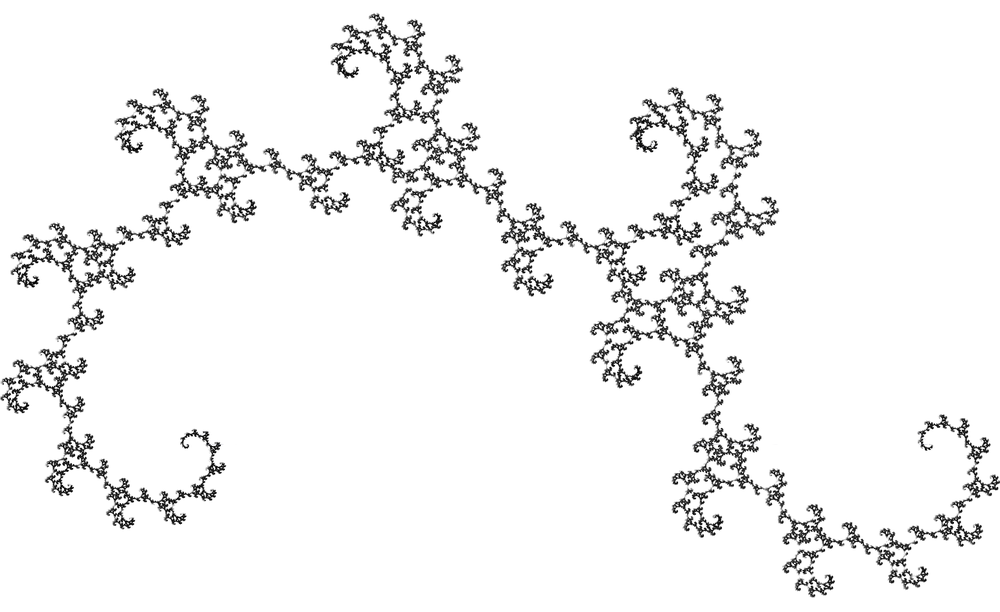
#> input picture media/dragon.png, 1000 x 612 px, shrunk from 1543 x 944 before the run
$ jupyter execute mink_dim_dragon.ipynb
#> lines starting #> are read from the running program, lines starting #| are printed output that depends on the picture
[cell 1]
# Пакеты
import numpy as np
import matplotlib.pyplot as plt
from PIL import Image, ImageEnhance

[cell 2]
# Импорт изображения фрактала
img = Image.open("media/dragon.png")
#> img is the input picture: PIL image 1000x612 RGBA; mean R, G, B, A 242.8, 242.8, 242.8, 255

[cell 3]
# Изменение контраста
enhancer = ImageEnhance.Contrast(img)
img_high_contrast = enhancer.enhance(5)
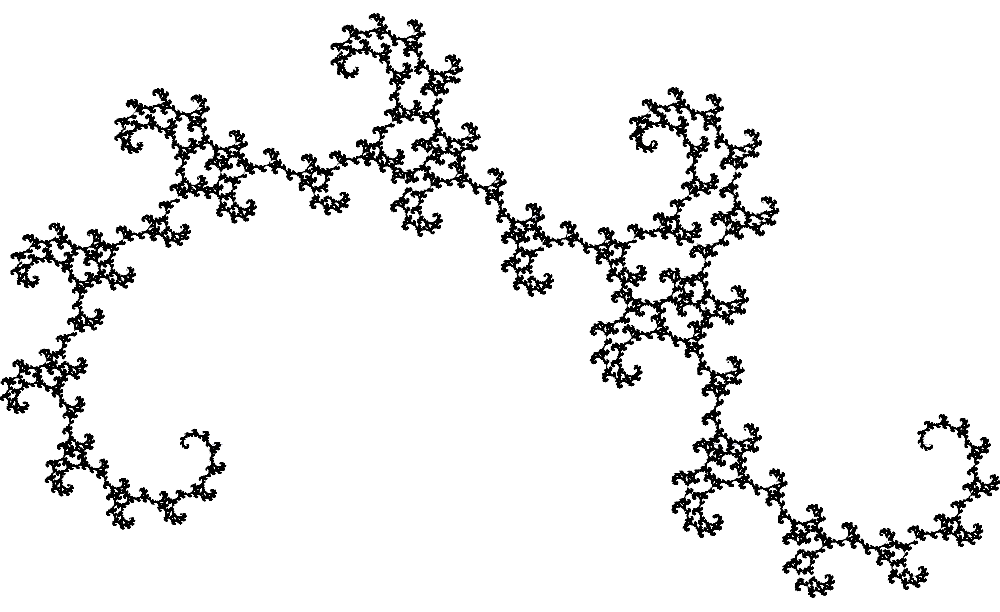
#> img_high_contrast: PIL image 1000x612 RGBA; mean R, G, B, A 235.2, 235.2, 235.2, 255
img_high_contrast

[cell 4]
# Берем массив из изображения
img_array = np.asarray(img_high_contrast)

[cell 5]
# Размеры изображения в пикселях
img_array.shape
#> Out = (612, 1000, 4)

[cell 6]
fig,axs = plt.subplots(1,figsize=(15,5))

# Наложение изображения
axs.imshow(img_array, cmap='gray')

# Настройка шага сетки
varepsilon = 100

x_ticks = np.arange(0, img_array.shape[1], varepsilon)
y_ticks = np.arange(0, img_array.shape[0], varepsilon)
#> y_ticks = [0, 100, 200, 300, 400, 500, 600]

axs.set_xticks(x_ticks)
axs.set_yticks(y_ticks)

axs.grid(color='black', linestyle='-', linewidth=1)

plt.show()


# Пример крупной сетки
fig1,axs = plt.subplots(1,figsize=(15,5))
axs.imshow(img_array, cmap='gray')
varepsilon = 500

x_ticks = np.arange(0, img_array.shape[1], varepsilon)
#> x_ticks = [0, 500]
y_ticks = np.arange(0, img_array.shape[0], varepsilon)
#> y_ticks = [0, 500]

axs.set_xticks(x_ticks)
axs.set_yticks(y_ticks)

axs.grid(color='black', linestyle='-', linewidth=1)

plt.show()

[cell 7]
# Подсчет толщины линии
black_height = 10**9
current_height = 0

for x_coordinate in range(0, img_array.shape[1], 10):  # Итерируем по каждому столбцу
    column = img_array[:, x_coordinate]

    # Порог для темноты пикселей
    threshold = 50

    # Индексы строк, где есть черные пиксели
    black_pixel_indices = np.where(column < threshold)[0]
    black_pixel_indices = np.unique(black_pixel_indices)

    # Переменная для подсчета максимальной высоты подряд идущих черных пикселей
    for i in range(1, len(black_pixel_indices)):
        if black_pixel_indices[i] == black_pixel_indices[i-1] + 1:  # Если подряд
            current_height += 1

    current_height += 1
    black_height = min(black_height, current_height)
    current_height = 1
#> this loop made 100 passes
#> black_pixel_indices on passes 1, 27, 28, 29, 30, 33, 49, 57, 59, 60: [397, 398, 399], [165, 166, 167, 168, 169], [149, 150, 153, 154, 155, 156, 157, 164, 165, 166], [159, 160, 161, 162, 163, 164, 165, 166, 167], [169, 170, 171, 172, 173, 174, 175, 177, 178, 179, 180], [169, 170, 171, 172, 173, 186, 187, 188, 190, 191, 202, 203], [137, 185, 186, 187], [225, 226, 227, 239, 240, 241, 242, 243, 244, 245], [238, 239, 240, 241, 242], [244, 245, 246, 247, 331, 332, 359, 360]


if black_height == 10**9:
    black_height = 1

black_height
#> Out = 3

[cell 8]
varepsilon = 80
cell_count = 0
threshold = black_height

for i in range(0, img_array.shape[0], varepsilon):
    for j in range(0, img_array.shape[1], varepsilon):
        # Определяем текущую ячейку
        cell = img_array[i:i+varepsilon, j:j+varepsilon]

        # Определяем не белые пиксели
        black_pixels = np.sum(cell < 50)/3 # Делим на 3, так как убираем учет трех цветов RGB

        # Если не белых пикселей больше порога, учитываем ячейку
        if black_pixels > threshold/2*varepsilon:
           cell_count += 1

        black_pixels = 0
#> after the loop, cell_count = 49

cell_count
#> Out = 49

[cell 9]
varepsilon_array = np.arange(black_height + 1, 150, 1)
N_array = []

for e in varepsilon_array:
    cell_count = 0
    threshold = black_height

    for i in range(0, img_array.shape[0], e):
        for j in range(0, img_array.shape[1], e):
            cell = img_array[i:i+e, j:j+e]

            black_pixels = np.sum(cell < 50)/3

            if black_pixels > threshold/2*e:
               cell_count += 1

    N_array.append(cell_count)
#> after the loop, N_array = 146 values, max 3309 at index 0, min 20 at index 143, mean 186.3

[cell 10]
# Создание массивов для построения графика
log_1_e = np.array([np.log(1/e) for e in varepsilon_array])
log_N = np.array([np.log(n) for n in N_array])
#> log_N = 146 values, max 8.1 at index 0, min 3 at index 143, mean 4.27

[cell 11]
plt.errorbar(log_1_e, log_N, fmt='o', capsize=1, linestyle='none', markersize=5,)

coefficients, cov = np.polyfit(log_1_e, log_N, 1, cov=True)
#> coefficients = [1.43, 10.14]; cov = [[2.24e-05, 9.18e-05], [9.18e-05, 0.000391]]
polynomial = np.poly1d(coefficients)
fit_values = polynomial(log_1_e)
#> fit_values = 146 values, max 8.15 at index 0, min 2.97 at index 145, mean 4.27
slope = round(np.sqrt(cov[0][0]), 5)
#> slope = 0.00473
plt.plot(log_1_e, fit_values)
k = coefficients[0]
#> k = 1.43

plt.show()
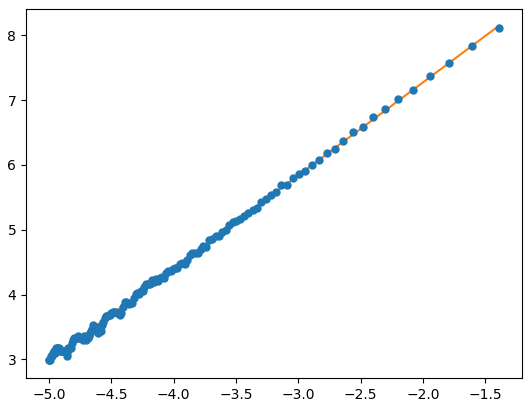
#> figure drawn by matplotlib, 1 panel

print(f"k = {k:.4f}")
#| k = 1.4326

$ run again, with media/Koch_curve.png copied over media/dragon.png
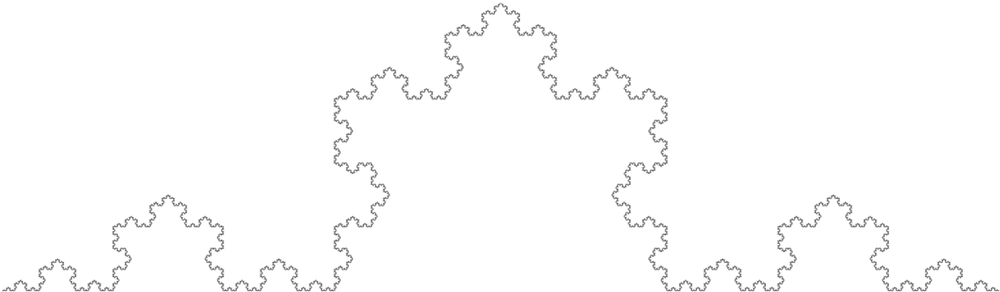
#> input picture media/Koch_curve.png, 1000 x 292 px, shrunk from 1735 x 507 before the run
#> img is the input picture: PIL image 1000x292 RGBA; mean R, G, B, A 252.2, 252.2, 252.2, 255
#> `img_high_contrast = enhancer.enhance(5)`:
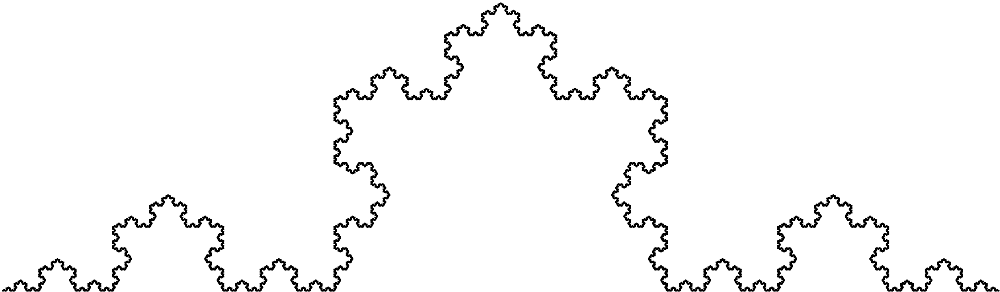
#> img_high_contrast: PIL image 1000x292 RGBA; mean R, G, B, A 247.1, 247.1, 247.1, 255
#> the loop `for x_coordinate in range(0, img_array.shape[1], 10):` made 100 passes
#> black_pixel_indices on passes 2, 3, 4, 6, 7, 8, 9, 10: [288, 289, 290], [280, 281], [288, 290], [268, 269], [261, 262], [266, 267, 268, 278, 279, 280, 281, 282], [288, 289, 290], [282, 283, 286, 287]
#> after the loop `for i in range(0, img_array.shape[0], varepsilon):`: cell_count = 27
#> after the loop `for e in varepsilon_array:`: N_array = 148 values, max 2304 at index 0, min 9 at index 143, mean 99.9
#> log_N = 148 values, max 7.74 at index 0, min 2.2 at index 143, mean 3.67
#> coefficients = [1.23, 8.68]; cov = [[0.000141, 0.000573], [0.000573, 0.00243]]
#> fit_values = 148 values, max 7.82 at index 0, min 2.5 at index 147, mean 3.67
#> slope = 0.0119
#> k = 1.23
#> `plt.show()`:
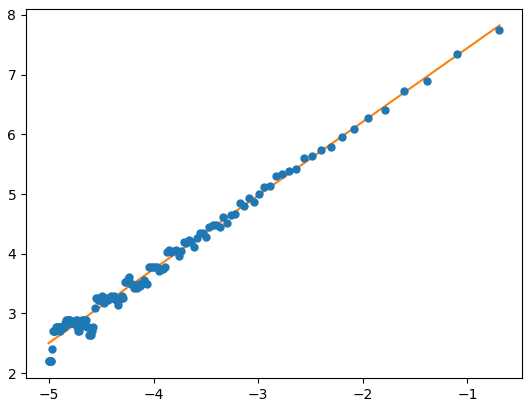
#> figure drawn by matplotlib, 1 panel
#| k = 1.2346

$ run again, with media/line_m_1.png copied over media/dragon.png
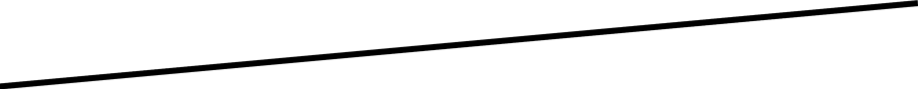
#> input picture media/line_m_1.png, 918 x 89 px
#> img is the input picture: PIL image 918x89 RGBA; mean R, G, B, A 237.7, 237.7, 237.7, 255
#> `img_high_contrast = enhancer.enhance(5)`:
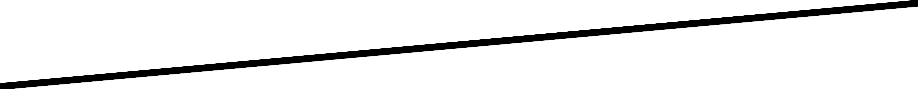
#> img_high_contrast: PIL image 918x89 RGBA; mean R, G, B, A 235.3, 235.3, 235.3, 255
#> the loop `for x_coordinate in range(0, img_array.shape[1], 10):` made 92 passes
#> black_pixel_indices on passes 1 to 8: [83, 84, 85, 86, 87, 88], [82, 83, 84, 85, 86, 87, 88], [81, 82, 83, 84, 85, 86, 87], [80, 81, 82, 83, 84, 85, 86], [79, 80, 81, 82, 83, 84, 85], [79, 80, 81, 82, 83, 84], [78, 79, 80, 81, 82, 83], [77, 78, 79, 80, 81, 82]
#> after the loop `for i in range(0, img_array.shape[0], varepsilon):`: cell_count = 12
#> after the loop `for e in varepsilon_array:`: N_array = 143 values, max 131 at index 0, min 6 at index 136, mean 20.54
#> log_N = 143 values, max 4.88 at index 0, min 1.79 at index 136, mean 2.68
#> coefficients = [1.01, 6.88]; cov = [[1.57e-05, 6.52e-05], [6.52e-05, 0.000279]]
#> fit_values = 143 values, max 4.91 at index 0, min 1.82 at index 142, mean 2.68
#> slope = 0.00396
#> k = 1.01
#> `plt.show()`:
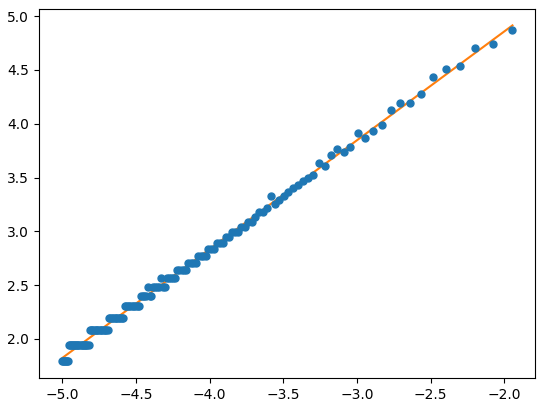
#> figure drawn by matplotlib, 1 panel
#| k = 1.0121
